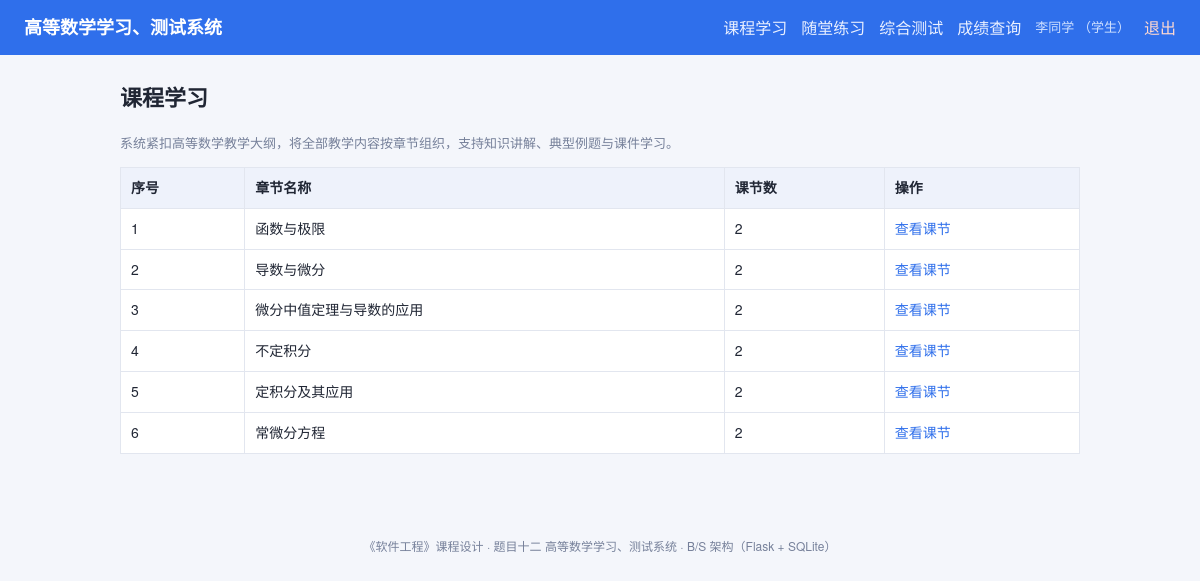
Page /learning (signed in) on the committed database.
### tables this page shows
CREATE TABLE user (
    id            INTEGER PRIMARY KEY AUTOINCREMENT,
    username      TEXT UNIQUE NOT NULL,
    password_hash TEXT NOT NULL,
    role          TEXT NOT NULL DEFAULT 'student',   -- student / teacher / admin
    real_name     TEXT,
    created_at    TEXT DEFAULT (datetime('now','localtime'))
);

CREATE TABLE chapter (
    id         INTEGER PRIMARY KEY AUTOINCREMENT,
    name       TEXT NOT NULL,
    sort_order INTEGER DEFAULT 0
);

### app.py (the view)
    @app.route("/learning")
    @login_required
    def learning():
        db = get_db()
        chapters = db.execute(
            "SELECT c.*, (SELECT COUNT(*) FROM lesson l WHERE l.chapter_id=c.id) lesson_cnt"
            " FROM chapter c ORDER BY sort_order"
        ).fetchall()
        return render_template("learning_chapters.html", chapters=chapters)

### app.py (called while the page is built)
def current_user():
    if "user_id" not in session:
        return None
    if getattr(g, "_current_user", None) is None:
        row = get_db().execute(
            "SELECT * FROM user WHERE id=?", (session["user_id"],)
        ).fetchone()
        g._current_user = row
    return g._current_user

def login_required(view):
    @wraps(view)
    def wrapped(*args, **kwargs):
        if current_user() is None:
            flash("请先登录", "warning")
            return redirect(url_for("login"))
        return view(*args, **kwargs)
    return wrapped

### db.py (called while the page is built)
def get_db():
    if "db" not in g:
        g.db = sqlite3.connect(current_app.config["DATABASE"])
        g.db.row_factory = sqlite3.Row
        g.db.execute("PRAGMA foreign_keys = ON")
    return g.db

### templates/learning_chapters.html (shortened to what this page needs)
{% extends "base.html" %}
{% block content %}
<h2>课程学习</h2>
<p class="muted">系统紧扣高等数学教学大纲，将全部教学内容按章节组织，支持知识讲解、典型例题与课件学习。</p>
<table class="table">
  <thead><tr><th>序号</th><th>章节名称</th><th>课节数</th><th>操作</th></tr></thead>
  <tbody>
  {% for c in chapters %}
    <tr>
      <td>{{ loop.index }}</td>
      <td>{{ c['name'] }}</td>
      <td>{{ c['lesson_cnt'] }}</td>
      <td><a href="{{ url_for('learning_chapter', cid=c['id']) }}">查看课节</a></td>
    </tr>
  {% endfor %}
  </tbody>
</table>
{% endblock %}

### templates/base.html (shortened to what this page needs)
<!DOCTYPE html>
<html lang="zh-CN">
<head>
  <link rel="stylesheet" href="{{ url_for('static', filename='style.css') }}">
</head>
<body>
<header class="topbar">
  <div class="brand"><a href="{{ url_for('index') }}">高等数学学习、测试系统</a></div>
  <nav class="nav">
    {% if current_user %}
      <a href="{{ url_for('learning') }}">课程学习</a>
      <a href="{{ url_for('practice') }}">随堂练习</a>
      <a href="{{ url_for('test_form') }}">综合测试</a>
      <a href="{{ url_for('scores') }}">成绩查询</a>
      <span class="user-info">{{ current_user['real_name'] or current_user['username'] }}
        （{% if current_user['role']=='admin' %}管理员{% elif current_user['role']=='teacher' %}教师{% else %}学生{% endif %}）
      </span>
      <a class="logout" href="{{ url_for('logout') }}">退出</a>
    {% else %}
      <a href="{{ url_for('login') }}">登录</a>
      <a href="{{ url_for('register') }}">注册</a>
    {% endif %}
  </nav>
</header>
<main class="container">
  {% block content %}{% endblock %}
</main>
<footer class="footer">
  《软件工程》课程设计 · 题目十二 高等数学学习、测试系统 · B/S 架构（Flask + SQLite）
</footer>
</body>
</html>

### static/style.css (style rules this page uses)
:root { --primary: #2f6feb; --primary-dark: #1f56c4; --bg: #f4f6fb; --card: #ffffff; --border: #e2e6ef; --text: #202634; --muted: #76809a; --green: #1a9e6a; --red: #d8452f; }
* { box-sizing: border-box; }
body { margin: 0; font-family: "Microsoft YaHei", "PingFang SC", "Helvetica Neue", Arial, sans-serif; background: var(--bg); color: var(--text); line-height: 1.7; }
a { color: var(--primary); text-decoration: none; }
.topbar { display: flex; align-items: center; justify-content: space-between; flex-wrap: wrap; gap: 8px; padding: 12px 24px; background: var(--primary); color: #fff; }
.topbar .brand a { color: #fff; font-size: 18px; font-weight: 700; }
.nav { display: flex; align-items: center; flex-wrap: wrap; gap: 14px; }
.nav a { color: #eaf0ff; }
.nav .user-info { color: #cfe0ff; font-size: 13px; }
.nav .logout { color: #ffd9d0; }
.container { max-width: 1000px; margin: 24px auto; padding: 0 20px 40px; }
h2 { font-size: 22px; margin: 8px 0 16px; }
.muted { color: var(--muted); font-size: 13px; }
.table { width: 100%; border-collapse: collapse; background: var(--card); font-size: 14px; }
.table th, .table td { border: 1px solid var(--border); padding: 8px 10px; text-align: left; vertical-align: top; }
.table th { background: #eef2fb; }
.footer { text-align: center; color: var(--muted); font-size: 12px; padding: 18px; }

### rows in the picture
user: real_name "李同学"
chapter: name "函数与极限", lesson_cnt "2"
chapter: name "导数与微分", lesson_cnt "2"
chapter: name "微分中值定理与导数的应用", lesson_cnt "2"
chapter: name "不定积分", lesson_cnt "2"
chapter: name "定积分及其应用", lesson_cnt "2"
chapter: name "常微分方程", lesson_cnt "2"
